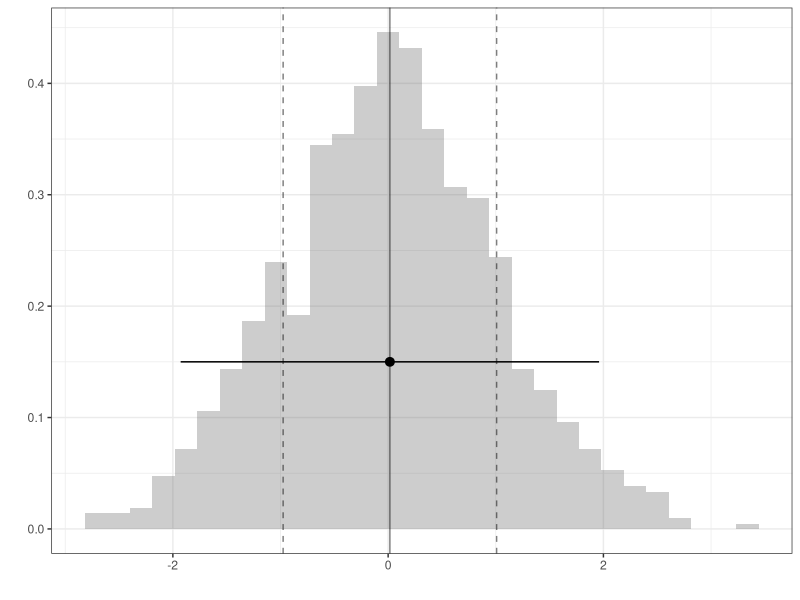
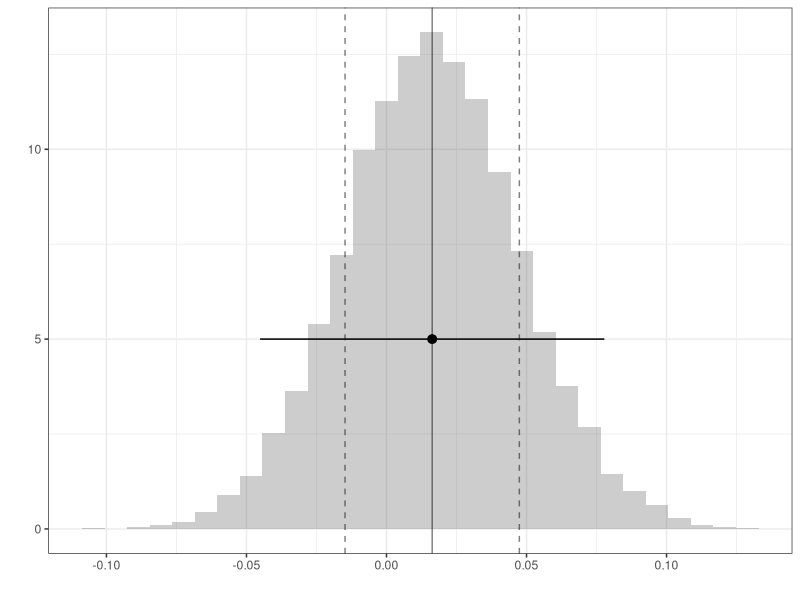
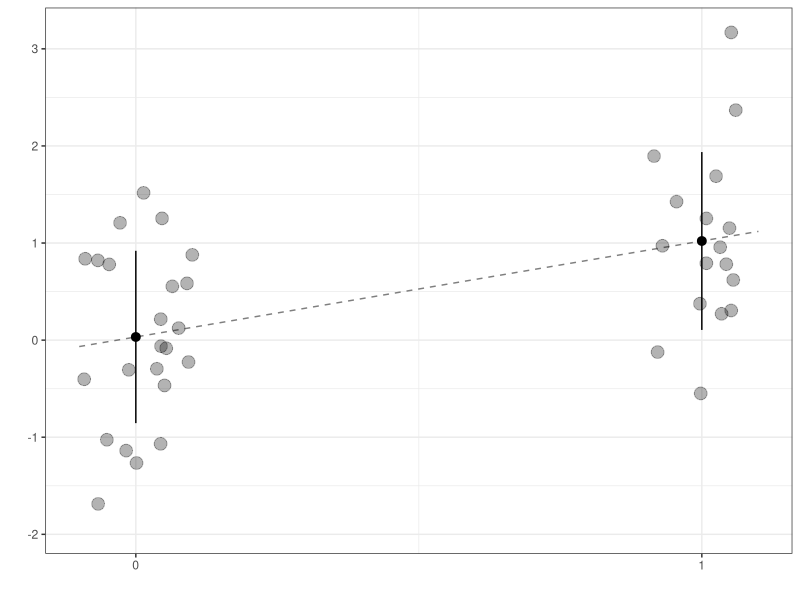
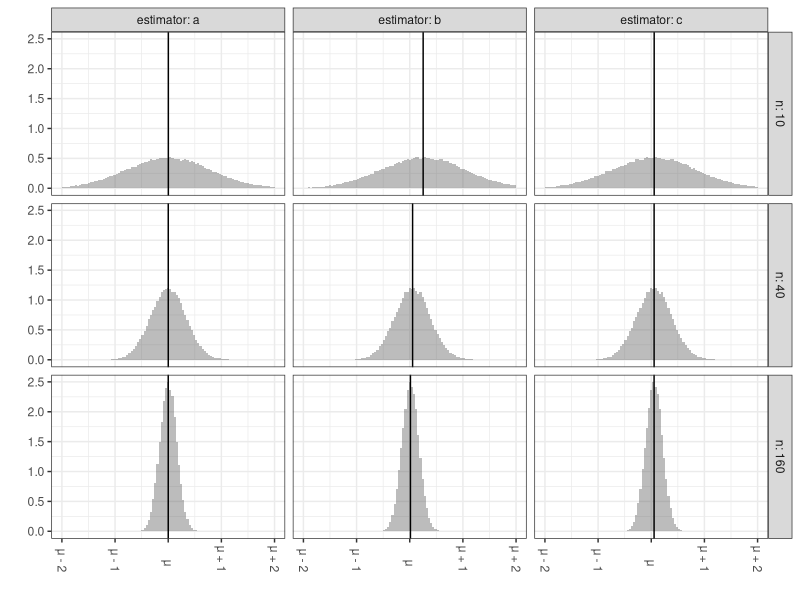

The R source for these figures, in order:
## ---- chunk 1
library(ggplot2)
library(tidyverse)
library(magrittr)
if (knitr::is_latex_output())
  knitr::opts_chunk$set(dev = "cairo_pdf")
## ---- chunk 2
set.seed(123)
n = 1000
Y = rnorm(n)
## ---- chunk 3
#| echo: true
B=10000
Y.bar = rep(NA,B)
for(b in 1:B) {
  Y.bar[b]= mean(sample(Y,size=n,replace=TRUE))
}
## ---- chunk 4
#| out-height: 6in
#| fig-ncol: 2
#| fig-subcap:
#|  -  Histogram of the vector Y's elements
#|  -  Histogram of the Y.bar's elements
ggplot() + geom_histogram(aes(x=Y,     y=after_stat(density)), alpha=.3) + 
           geom_vline(aes(xintercept=mean(Y)), alpha=.5) + 
           geom_vline(aes(xintercept=mean(Y)+c(-1,1)*sd(Y)), linetype='dashed', alpha=.5) + 
           geom_pointrange(aes(x=mean(Y), xmin=mean(Y)-1.96*sd(Y), xmax=mean(Y)+1.96*sd(Y), y=.15)) + theme_bw() + xlab('') + ylab('')
ggplot() + geom_histogram(aes(x=Y.bar, y=after_stat(density)), alpha=.3) + 
           geom_vline(aes(xintercept=mean(Y.bar)), alpha=.5) + 
           geom_vline(aes(xintercept=mean(Y.bar)+c(-1,1)*sd(Y.bar)), linetype='dashed', alpha=.5) + 
           geom_pointrange(aes(x=mean(Y.bar), xmin=mean(Y.bar)-1.96*sd(Y)/sqrt(n), xmax=mean(Y.bar)+1.96*sd(Y)/sqrt(n), y=5)) + theme_bw() + xlab('') + ylab('')
## ---- chunk 5
#| out-height: 6in

set.seed(123)

n = 40
X = rbinom(n,1,1/3)
Y = rnorm(n) + X
x = seq(-2,2,by=.01)
regression_line=lm(Y~X)
summaries=data.frame(X=X,Y=Y) %>% group_by(X) %>% summarize(mean=mean(Y), sd=sd(Y))

ggplot() + geom_point(aes(x=X, y=Y), alpha=.3, size=4, position=position_jitter(w=.1,h=0)) + 
           geom_pointrange(aes(x=X,y=mean, ymin=mean-sd, ymax=mean+sd), data=summaries) +
           scale_x_continuous(breaks=c(0,1), limits=c(-.1,1.1)) + 
           geom_line(aes(x=x,y=predict(regression_line, newdata=data.frame(X=x))), linetype='dashed', alpha=.5) + 
           xlab('') + ylab('') + theme_bw()

## ---- chunk 6
#| echo: true
mean(Y[X==0])
## ---- chunk 7
#| eval: true
#| echo: true 
 
regression_line = lm(Y~X)
coefficients(regression_line)
## ---- chunk 8
#| eval: true
#| echo: true 
 
mean(Y[X==1]) - mean(Y[X==0])
## ---- chunk 9
#| echo: false
#| out-height: 4in 
set.seed(1234)
mu=1
sigma = 1

error = 2*rnorm(100000)
bias = list(a=function(n) 0, b=function(n) 2*mu/(n-2), c=function(n) 2*mu/(40-2))
se = function(n) { sqrt(n*sigma^2 / (n-2)^2) }

plotdata = expand_grid(estimator=names(bias), n=c(10,40,160)) %>%
  pmap(function(estimator, n) {
    thebias = bias[[estimator]](n)
    data.frame(estimator=estimator, n=n, muhat=thebias + error * se(n))
    }) %>% bind_rows() 
summaries = plotdata %>% group_by(n, estimator) %>% summarize(mean=mean(muhat))

breaks = seq(-4, 4, by=2)/2 
signs  = case_when(
  breaks < 0 ~ '-', 
  breaks == 0 ~ '',
  breaks > 0 ~ '+')
offsets = case_when(
  breaks != 0 ~ sprintf('%d', abs(breaks)),
  breaks == 0 ~ '')
labels.abstract = sprintf('μ %s %s', signs, offsets)

ggplot(plotdata) + geom_histogram(aes(x=muhat, y=after_stat(density)), bins=100, alpha=.4) + 
                   geom_vline(aes(xintercept=mean), data=summaries) + 
                   scale_x_continuous(breaks=breaks, labels=labels.abstract, limits=range(breaks)) + 
                   facet_grid(n ~ estimator, labeller=labeller(n=label_both, estimator=label_both)) + 
                   theme_bw() + theme(axis.text.x = element_text(angle = -90, vjust = 0.5, hjust=1)) + 
                   xlab('') + ylab('')
